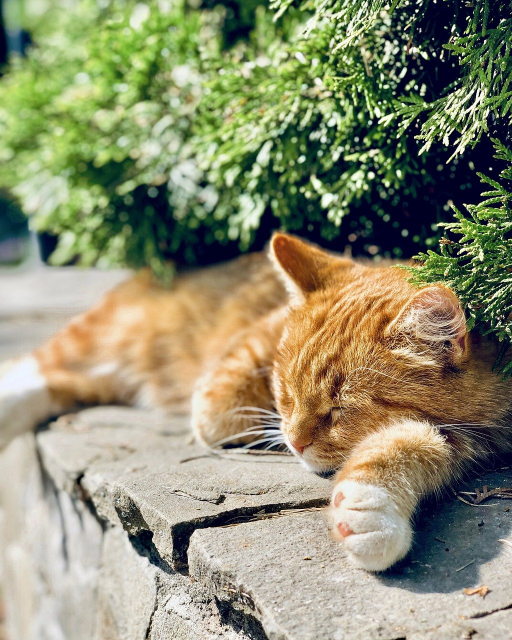
#> input picture image/cat.jpg, 1024 x 1280 px (shown at 1/2 size)
$ python day3_ex02.py
#> lines starting #> are read from the running program, lines starting #| are printed output that depends on the picture
import cv2
#อ่านภาพ
img = cv2.imread("image/cat.jpg")
#> img is the input picture: shape (1280, 1024, 3); mean B, G, R 113.3, 142.4, 142.4
#กำหนดขนาด
imgresize = cv2.resize(img,(700,700))
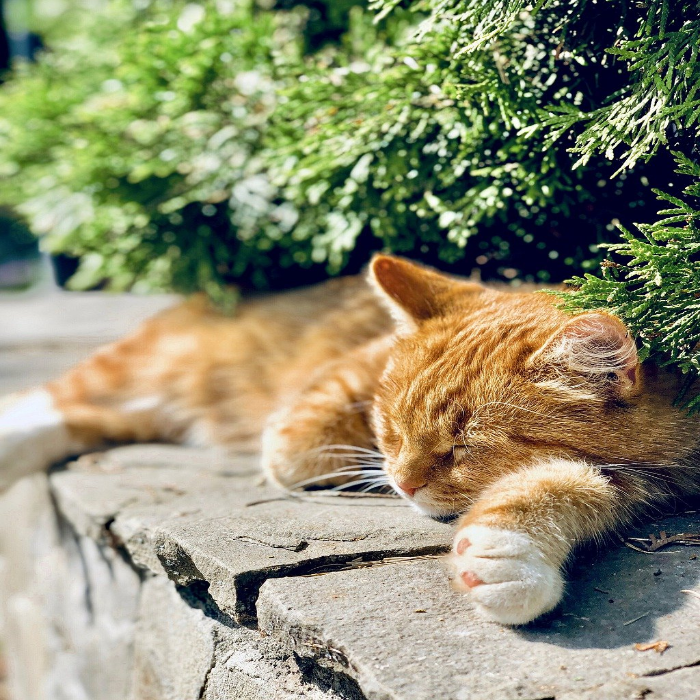
#> imgresize: shape (700, 700, 3); mean B, G, R 113.2, 142.3, 142.3
#วาดสี่เหลี่ยม
# rectangle(ภาพ,มุมที่ 1 (บนซ้าย),มุมที่ 2 (ล่างขวา),สี,ความหนา)
cv2.rectangle(imgresize,(100,100),(500,500),(0,255,255),10)
cv2.rectangle(imgresize,(200,200),(600,600),(255,0,255),10)
cv2.rectangle(imgresize,(30,550),(250,250),(0,0,255),10)
cv2.rectangle(imgresize,(10,30),(400,300),(0,255,0),10)
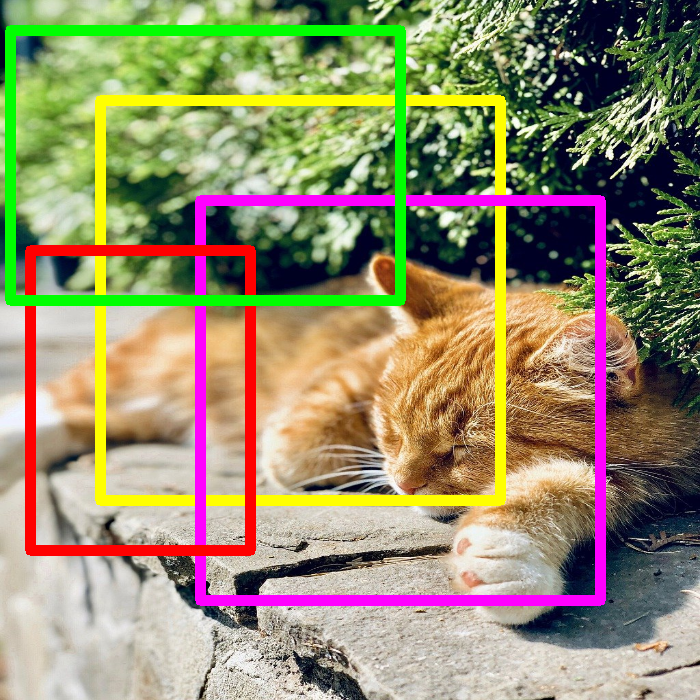
#> imgresize: shape (700, 700, 3); mean B, G, R 108.6, 141.1, 148.8
cv2.putText(imgresize, "4554242", (50, 50), cv2.FONT_HERSHEY_SIMPLEX, 100, (0,255,255))
cv2.imshow("Output",imgresize)
cv2.waitKey(0)
cv2.destroyAllWindows()

$ run again, with image/ball2d.jpg copied over image/cat.jpg
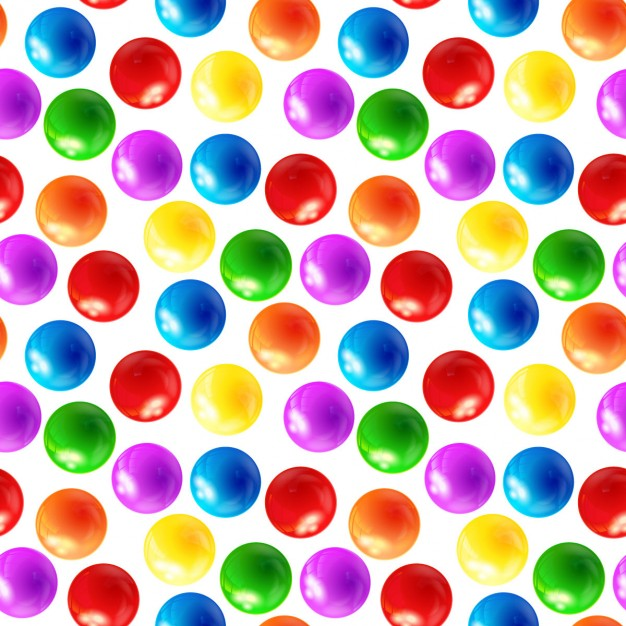
#> input picture image/ball2d.jpg, 626 x 626 px
#> img is the input picture: shape (626, 626, 3); mean B, G, R 168.2, 172.2, 199.6
#> `imgresize = cv2.resize(img,(700,700))`:
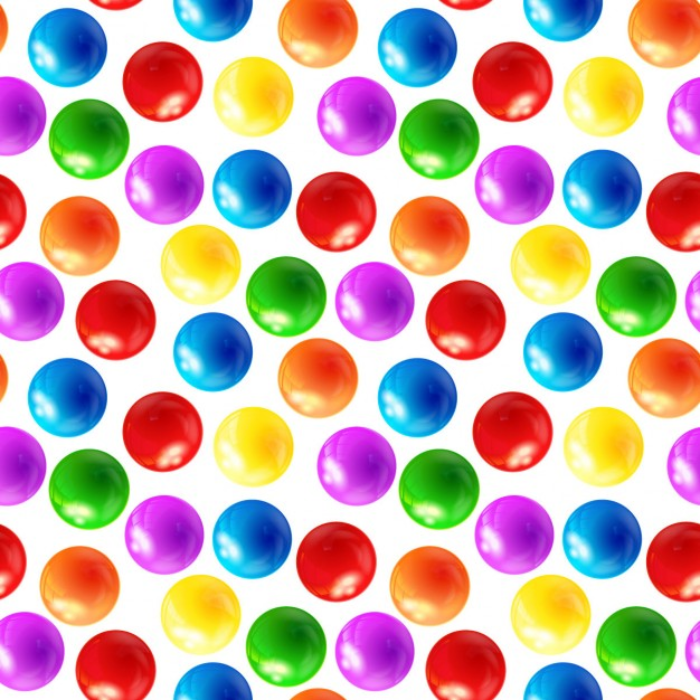
#> imgresize: shape (700, 700, 3); mean B, G, R 168.1, 172.1, 199.5
#> `cv2.rectangle(imgresize,(10,30),(400,300),(0,255,0),10)`:
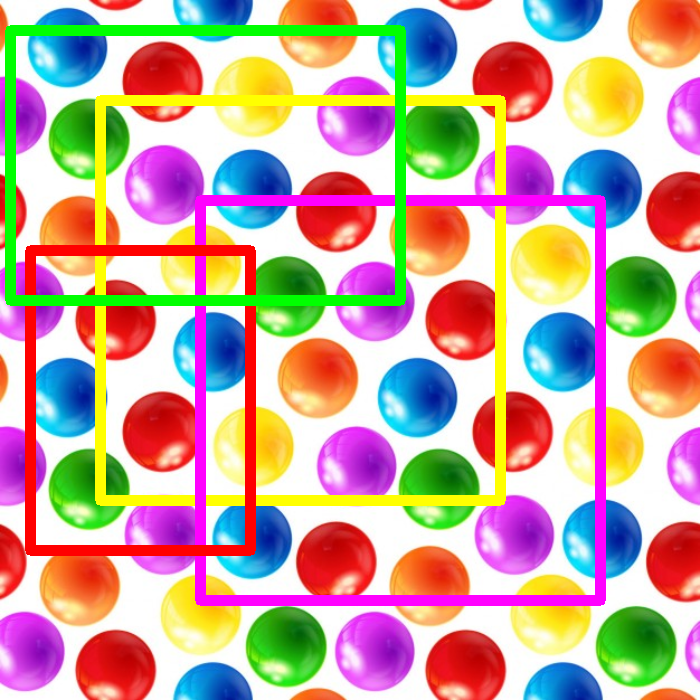
#> imgresize: shape (700, 700, 3); mean B, G, R 156.3, 167.3, 198.8
